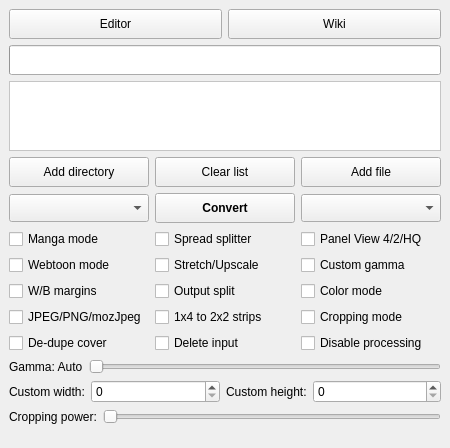
<?xml version="1.0" encoding="UTF-8"?>
<ui version="4.0">
 <class>mainWindow</class>
 <widget class="QMainWindow" name="mainWindow">
  <property name="geometry">
   <rect>
    <x>0</x>
    <y>0</y>
    <width>450</width>
    <height>400</height>
   </rect>
  </property>
  <property name="windowTitle">
   <string>Kindle Comic Converter</string>
  </property>
  <property name="windowIcon">
   <iconset resource="KCC.qrc">
    <normaloff>:/Icon/icons/comic2ebook.png</normaloff>:/Icon/icons/comic2ebook.png</iconset>
  </property>
  <widget class="QWidget" name="centralWidget">
   <layout class="QGridLayout" name="gridLayout">
    <property name="bottomMargin">
     <number>5</number>
    </property>
    <item row="5" column="0" colspan="2">
     <widget class="QWidget" name="optionWidget" native="true">
      <layout class="QGridLayout" name="gridLayout_2">
       <property name="leftMargin">
        <number>0</number>
       </property>
       <property name="topMargin">
        <number>0</number>
       </property>
       <property name="rightMargin">
        <number>0</number>
       </property>
       <property name="bottomMargin">
        <number>0</number>
       </property>
       <item row="0" column="2">
        <widget class="QCheckBox" name="qualityBox">
         <property name="toolTip">
          <string>&lt;html&gt;&lt;head/&gt;&lt;body&gt;&lt;p style='white-space:pre'&gt;&lt;span style=&quot; font-weight:600; text-decoration: underline;&quot;&gt;Unchecked - 4 panels&lt;br/&gt;&lt;/span&gt;Zoom each corner separately.&lt;/p&gt;&lt;p style='white-space:pre'&gt;&lt;span style=&quot; font-weight:600; text-decoration: underline;&quot;&gt;Indeterminate - 2 panels&lt;br/&gt;&lt;/span&gt;Zoom only the top and bottom of the page.&lt;/p&gt;&lt;p&gt;&lt;span style=&quot; font-weight:600; text-decoration: underline;&quot;&gt;Checked - 4 high-quality panels&lt;br/&gt;&lt;/span&gt;Zoom each corner separately. Try to increase the quality of magnification. Check wiki for more details.&lt;/p&gt;&lt;/body&gt;&lt;/html&gt;</string>
         </property>
         <property name="text">
          <string>Panel View 4/2/HQ</string>
         </property>
         <property name="tristate">
          <bool>true</bool>
         </property>
        </widget>
       </item>
       <item row="4" column="1">
        <widget class="QCheckBox" name="deleteBox">
         <property name="toolTip">
          <string>Delete input file(s) or directory. It's not recoverable!</string>
         </property>
         <property name="text">
          <string>Delete input</string>
         </property>
        </widget>
       </item>
       <item row="3" column="1">
        <widget class="QCheckBox" name="maximizeStrips">
         <property name="toolTip">
          <string>&lt;html&gt;&lt;head/&gt;&lt;body&gt;&lt;p&gt;&lt;span style=&quot; font-weight:600; text-decoration: underline;&quot;&gt;Unchecked - 1x4&lt;br/&gt;&lt;/span&gt;Keep format 1x4 panels strips.&lt;/p&gt;&lt;p&gt;&lt;span style=&quot; font-weight:600; text-decoration: underline;&quot;&gt;Checked - 2x2&lt;br/&gt;&lt;/span&gt;Turn 1x4 strips to 2x2 to maximize screen usage.&lt;/p&gt;&lt;/body&gt;&lt;/html&gt;</string>
         </property>
         <property name="text">
          <string>1x4 to 2x2 strips</string>
         </property>
        </widget>
       </item>
       <item row="1" column="2">
        <widget class="QCheckBox" name="gammaBox">
         <property name="toolTip">
          <string>&lt;html&gt;&lt;head/&gt;&lt;body&gt;&lt;p style='white-space:pre'&gt;Disable automatic gamma correction.&lt;/p&gt;&lt;/body&gt;&lt;/html&gt;</string>
         </property>
         <property name="text">
          <string>Custom gamma</string>
         </property>
        </widget>
       </item>
       <item row="2" column="0">
        <widget class="QCheckBox" name="borderBox">
         <property name="toolTip">
          <string>&lt;html&gt;&lt;head/&gt;&lt;body&gt;&lt;p&gt;&lt;span style=&quot; font-weight:600; text-decoration: underline;&quot;&gt;Unchecked - Autodetection&lt;br/&gt;&lt;/span&gt;The color of margins fill will be detected automatically.&lt;/p&gt;&lt;p&gt;&lt;span style=&quot; font-weight:600; text-decoration: underline;&quot;&gt;Indeterminate - White&lt;br/&gt;&lt;/span&gt;Margins will be filled with white color.&lt;/p&gt;&lt;p&gt;&lt;span style=&quot; font-weight:600; text-decoration: underline;&quot;&gt;Checked - Black&lt;br/&gt;&lt;/span&gt;Margins will be filled with black color.&lt;/p&gt;&lt;/body&gt;&lt;/html&gt;</string>
         </property>
         <property name="text">
          <string>W/B margins</string>
         </property>
         <property name="tristate">
          <bool>true</bool>
         </property>
        </widget>
       </item>
       <item row="1" column="0">
        <widget class="QCheckBox" name="webtoonBox">
         <property name="toolTip">
          <string>&lt;html&gt;&lt;head/&gt;&lt;body&gt;&lt;p style='white-space:pre'&gt;Enable special parsing mode for Korean Webtoons.&lt;/p&gt;&lt;/body&gt;&lt;/html&gt;</string>
         </property>
         <property name="text">
          <string>Webtoon mode</string>
         </property>
        </widget>
       </item>
       <item row="1" column="1">
        <widget class="QCheckBox" name="upscaleBox">
         <property name="toolTip">
          <string>&lt;html&gt;&lt;head/&gt;&lt;body&gt;&lt;p&gt;&lt;span style=&quot; font-weight:600; text-decoration: underline;&quot;&gt;Unchecked - Nothing&lt;br/&gt;&lt;/span&gt;Images smaller than device resolution will not be resized.&lt;/p&gt;&lt;p&gt;&lt;span style=&quot; font-weight:600; text-decoration: underline;&quot;&gt;Indeterminate - Stretching&lt;br/&gt;&lt;/span&gt;Images smaller than device resolution will be resized. Aspect ratio will be not preserved.&lt;/p&gt;&lt;p&gt;&lt;span style=&quot; font-weight:600; text-decoration: underline;&quot;&gt;Checked - Upscaling&lt;br/&gt;&lt;/span&gt;Images smaller than device resolution will be resized. Aspect ratio will be preserved.&lt;/p&gt;&lt;/body&gt;&lt;/html&gt;</string>
         </property>
         <property name="text">
          <string>Stretch/Upscale</string>
         </property>
         <property name="tristate">
          <bool>true</bool>
         </property>
        </widget>
       </item>
       <item row="0" column="0">
        <widget class="QCheckBox" name="mangaBox">
         <property name="toolTip">
          <string>&lt;html&gt;&lt;head/&gt;&lt;body&gt;&lt;p style='white-space:pre'&gt;Enable right-to-left reading.&lt;/p&gt;&lt;/body&gt;&lt;/html&gt;</string>
         </property>
         <property name="text">
          <string>Manga mode</string>
         </property>
        </widget>
       </item>
       <item row="0" column="1">
        <widget class="QCheckBox" name="rotateBox">
         <property name="toolTip">
          <string>&lt;html&gt;&lt;head/&gt;&lt;body&gt;&lt;p&gt;&lt;span style=&quot; font-weight:600; text-decoration: underline;&quot;&gt;Unchecked - Split&lt;br/&gt;&lt;/span&gt;Double page spreads will be cut into two separate pages.&lt;/p&gt;&lt;p&gt;&lt;span style=&quot; font-weight:600; text-decoration: underline;&quot;&gt;Indeterminate - Rotate and split&lt;br/&gt;&lt;/span&gt;Double page spreads will be displayed twice. First rotated and then split. &lt;/p&gt;&lt;p&gt;&lt;span style=&quot; font-weight:600; text-decoration: underline;&quot;&gt;Checked - Rotate&lt;br/&gt;&lt;/span&gt;Double page spreads will be rotated.&lt;/p&gt;&lt;/body&gt;&lt;/html&gt;</string>
         </property>
         <property name="text">
          <string>Spread splitter</string>
         </property>
         <property name="tristate">
          <bool>true</bool>
         </property>
        </widget>
       </item>
       <item row="3" column="2">
        <widget class="QCheckBox" name="croppingBox">
         <property name="toolTip">
          <string>&lt;html&gt;&lt;head/&gt;&lt;body&gt;&lt;p&gt;&lt;span style=&quot; font-weight:600; text-decoration: underline;&quot;&gt;Unchecked - Disabled&lt;/span&gt;&lt;/p&gt;&lt;p&gt;Disabled&lt;/p&gt;&lt;p&gt;&lt;span style=&quot; font-weight:600; text-decoration: underline;&quot;&gt;Indeterminate - Margins&lt;br/&gt;&lt;/span&gt;Margins&lt;/p&gt;&lt;p&gt;&lt;span style=&quot; font-weight:600; text-decoration: underline;&quot;&gt;Checked - Margins + page numbers&lt;br/&gt;&lt;/span&gt;Margins +page numbers&lt;/p&gt;&lt;/body&gt;&lt;/html&gt;</string>
         </property>
         <property name="text">
          <string>Cropping mode</string>
         </property>
         <property name="tristate">
          <bool>true</bool>
         </property>
        </widget>
       </item>
       <item row="2" column="1">
        <widget class="QCheckBox" name="outputSplit">
         <property name="toolTip">
          <string>&lt;html&gt;&lt;head/&gt;&lt;body&gt;&lt;p style='white-space:pre'&gt;&lt;span style=&quot; font-weight:600; text-decoration: underline;&quot;&gt;Unchecked - Automatic mode&lt;br/&gt;&lt;/span&gt;The output will be split automatically.&lt;/p&gt;&lt;p style='white-space:pre'&gt;&lt;span style=&quot; font-weight:600; text-decoration: underline;&quot;&gt;Checked - Volume mode&lt;br/&gt;&lt;/span&gt;Every subdirectory will be considered as a separate volume.&lt;/p&gt;&lt;/body&gt;&lt;/html&gt;</string>
         </property>
         <property name="text">
          <string>Output split</string>
         </property>
        </widget>
       </item>
       <item row="3" column="0">
        <widget class="QCheckBox" name="mozJpegBox">
         <property name="toolTip">
          <string>&lt;html&gt;&lt;head/&gt;&lt;body&gt;&lt;p&gt;&lt;span style=&quot; font-weight:600; text-decoration: underline;&quot;&gt;Unchecked - JPEG&lt;br/&gt;&lt;/span&gt;Use JPEG files&lt;/p&gt;&lt;p&gt;&lt;span style=&quot; font-weight:600; text-decoration: underline;&quot;&gt;Indeterminate - force PNG&lt;br/&gt;&lt;/span&gt;Create PNG files instead JPEG&lt;/p&gt;&lt;p&gt;&lt;span style=&quot; font-weight:600; text-decoration: underline;&quot;&gt;Checked - mozJpeg&lt;br/&gt;&lt;/span&gt;10-20% smaller JPEG file, with the same image quality, but processing time multiplied by 2&lt;/p&gt;&lt;/body&gt;&lt;/html&gt;</string>
         </property>
         <property name="text">
          <string>JPEG/PNG/mozJpeg</string>
         </property>
         <property name="tristate">
          <bool>true</bool>
         </property>
        </widget>
       </item>
       <item row="2" column="2">
        <widget class="QCheckBox" name="colorBox">
         <property name="toolTip">
          <string>&lt;html&gt;&lt;head/&gt;&lt;body&gt;&lt;p style='white-space:pre'&gt;Disable conversion to grayscale.&lt;/p&gt;&lt;/body&gt;&lt;/html&gt;</string>
         </property>
         <property name="text">
          <string>Color mode</string>
         </property>
        </widget>
       </item>
       <item row="4" column="2">
        <widget class="QCheckBox" name="disableProcessingBox">
         <property name="toolTip">
          <string>&lt;html&gt;&lt;head/&gt;&lt;body&gt;&lt;pre style=&quot;-qt-paragraph-type:empty; margin-top:12px; margin-bottom:12px; margin-left:0px; margin-right:0px; -qt-block-indent:0; text-indent:0px; font-family:'Menlo';&quot;&gt;&lt;br/&gt;&lt;/pre&gt;&lt;pre style=&quot; margin-top:12px; margin-bottom:12px; margin-left:0px; margin-right:0px; -qt-block-indent:0; text-indent:0px;&quot;&gt;&lt;span style=&quot; font-weight:600; text-decoration: underline;&quot;&gt;Unchecked&lt;br/&gt;&lt;/span&gt;Normal processing&lt;/pre&gt;&lt;p&gt;&lt;span style=&quot; font-weight:600; text-decoration: underline;&quot;&gt;Indeterminate - No chapter/volume processing&lt;br/&gt;&lt;/span&gt;Do not rename chapters and volumes except for numbering&lt;/p&gt;&lt;p&gt;&lt;span style=&quot; font-weight:600; text-decoration: underline;&quot;&gt;Checked - mozJpeg&lt;br/&gt;&lt;/span&gt;Do not process any image, ignore profile and processing options&lt;/p&gt;&lt;/body&gt;&lt;/html&gt;</string>
         </property>
         <property name="text">
          <string>Disable processing</string>
         </property>
         <property name="tristate">
          <bool>true</bool>
         </property>
        </widget>
       </item>
       <item row="4" column="0">
        <widget class="QCheckBox" name="dedupeCoverBox">
         <property name="toolTip">
          <string>&lt;html&gt;&lt;head/&gt;&lt;body&gt;&lt;p&gt;Don't duplicate the first page as the cover. Useful for 2 page spread alignment.&lt;/p&gt;&lt;/body&gt;&lt;/html&gt;</string>
         </property>
         <property name="text">
          <string>De-dupe cover</string>
         </property>
        </widget>
       </item>
      </layout>
     </widget>
    </item>
    <item row="6" column="0" colspan="2">
     <widget class="QWidget" name="gammaWidget" native="true">
      <property name="visible">
       <bool>false</bool>
      </property>
      <layout class="QHBoxLayout" name="horizontalLayout_2">
       <property name="leftMargin">
        <number>0</number>
       </property>
       <property name="topMargin">
        <number>0</number>
       </property>
       <property name="rightMargin">
        <number>0</number>
       </property>
       <property name="bottomMargin">
        <number>0</number>
       </property>
       <item>
        <widget class="QLabel" name="gammaLabel">
         <property name="text">
          <string>Gamma: Auto</string>
         </property>
        </widget>
       </item>
       <item>
        <widget class="QSlider" name="gammaSlider">
         <property name="maximum">
          <number>250</number>
         </property>
         <property name="singleStep">
          <number>5</number>
         </property>
         <property name="orientation">
          <enum>Qt::Horizontal</enum>
         </property>
        </widget>
       </item>
      </layout>
     </widget>
    </item>
    <item row="8" column="0" colspan="2">
     <widget class="QWidget" name="croppingWidget" native="true">
      <property name="visible">
       <bool>false</bool>
      </property>
      <layout class="QHBoxLayout" name="horizontalLayout_3">
       <property name="leftMargin">
        <number>0</number>
       </property>
       <property name="topMargin">
        <number>0</number>
       </property>
       <property name="rightMargin">
        <number>0</number>
       </property>
       <property name="bottomMargin">
        <number>0</number>
       </property>
       <item>
        <widget class="QLabel" name="croppingPowerLabel">
         <property name="text">
          <string>Cropping power:</string>
         </property>
        </widget>
       </item>
       <item>
        <widget class="QSlider" name="croppingPowerSlider">
         <property name="maximum">
          <number>200</number>
         </property>
         <property name="singleStep">
          <number>1</number>
         </property>
         <property name="orientation">
          <enum>Qt::Horizontal</enum>
         </property>
        </widget>
       </item>
      </layout>
     </widget>
    </item>
    <item row="3" column="0" colspan="2">
     <widget class="QWidget" name="buttonWidget" native="true">
      <property name="sizePolicy">
       <sizepolicy hsizetype="Preferred" vsizetype="Fixed">
        <horstretch>0</horstretch>
        <verstretch>0</verstretch>
       </sizepolicy>
      </property>
      <layout class="QGridLayout" name="gridLayout_4">
       <property name="leftMargin">
        <number>0</number>
       </property>
       <property name="topMargin">
        <number>0</number>
       </property>
       <property name="rightMargin">
        <number>0</number>
       </property>
       <property name="bottomMargin">
        <number>0</number>
       </property>
       <item row="0" column="0">
        <widget class="QPushButton" name="directoryButton">
         <property name="minimumSize">
          <size>
           <width>0</width>
           <height>30</height>
          </size>
         </property>
         <property name="toolTip">
          <string>&lt;html&gt;&lt;head/&gt;&lt;body&gt;&lt;p style='white-space:pre'&gt;Add directory containing JPG, PNG or GIF files to queue.&lt;br/&gt;&lt;span style=&quot; font-weight:600;&quot;&gt;CBR, CBZ and CB7 files inside will not be processed!&lt;/span&gt;&lt;/p&gt;&lt;/body&gt;&lt;/html&gt;</string>
         </property>
         <property name="text">
          <string>Add directory</string>
         </property>
         <property name="icon">
          <iconset resource="KCC.qrc">
           <normaloff>:/Other/icons/folder_new.png</normaloff>:/Other/icons/folder_new.png</iconset>
         </property>
        </widget>
       </item>
       <item row="0" column="3">
        <widget class="QPushButton" name="fileButton">
         <property name="minimumSize">
          <size>
           <width>0</width>
           <height>30</height>
          </size>
         </property>
         <property name="toolTip">
          <string>&lt;html&gt;&lt;head/&gt;&lt;body&gt;&lt;p style='white-space:pre'&gt;Add CBR, CBZ, CB7 or PDF file to queue.&lt;/p&gt;&lt;/body&gt;&lt;/html&gt;</string>
         </property>
         <property name="text">
          <string>Add file</string>
         </property>
         <property name="icon">
          <iconset resource="KCC.qrc">
           <normaloff>:/Other/icons/document_new.png</normaloff>:/Other/icons/document_new.png</iconset>
         </property>
        </widget>
       </item>
       <item row="1" column="0">
        <widget class="QComboBox" name="deviceBox">
         <property name="minimumSize">
          <size>
           <width>0</width>
           <height>28</height>
          </size>
         </property>
         <property name="toolTip">
          <string>&lt;html&gt;&lt;head/&gt;&lt;body&gt;&lt;p style='white-space:pre'&gt;Target device.&lt;/p&gt;&lt;/body&gt;&lt;/html&gt;</string>
         </property>
        </widget>
       </item>
       <item row="1" column="3">
        <widget class="QComboBox" name="formatBox">
         <property name="minimumSize">
          <size>
           <width>0</width>
           <height>28</height>
          </size>
         </property>
         <property name="toolTip">
          <string>&lt;html&gt;&lt;head/&gt;&lt;body&gt;&lt;p style='white-space:pre'&gt;Output format.&lt;/p&gt;&lt;/body&gt;&lt;/html&gt;</string>
         </property>
        </widget>
       </item>
       <item row="1" column="2">
        <widget class="QPushButton" name="convertButton">
         <property name="minimumSize">
          <size>
           <width>0</width>
           <height>30</height>
          </size>
         </property>
         <property name="font">
          <font>
           <bold>true</bold>
          </font>
         </property>
         <property name="toolTip">
          <string>&lt;html&gt;&lt;head/&gt;&lt;body&gt;&lt;p style='white-space:pre'&gt;Shift+Click to select the output directory.&lt;/p&gt;&lt;/body&gt;&lt;/html&gt;</string>
         </property>
         <property name="text">
          <string>Convert</string>
         </property>
         <property name="icon">
          <iconset resource="KCC.qrc">
           <normaloff>:/Other/icons/convert.png</normaloff>:/Other/icons/convert.png</iconset>
         </property>
        </widget>
       </item>
       <item row="0" column="2">
        <widget class="QPushButton" name="clearButton">
         <property name="minimumSize">
          <size>
           <width>0</width>
           <height>30</height>
          </size>
         </property>
         <property name="text">
          <string>Clear list</string>
         </property>
         <property name="icon">
          <iconset resource="KCC.qrc">
           <normaloff>:/Other/icons/clear.png</normaloff>:/Other/icons/clear.png</iconset>
         </property>
        </widget>
       </item>
      </layout>
      <zorder>directoryButton</zorder>
      <zorder>clearButton</zorder>
      <zorder>fileButton</zorder>
      <zorder>deviceBox</zorder>
      <zorder>convertButton</zorder>
      <zorder>formatBox</zorder>
     </widget>
    </item>
    <item row="0" column="0" colspan="2">
     <widget class="QWidget" name="toolWidget" native="true">
      <layout class="QHBoxLayout" name="horizontalLayout">
       <property name="leftMargin">
        <number>0</number>
       </property>
       <property name="topMargin">
        <number>0</number>
       </property>
       <property name="rightMargin">
        <number>0</number>
       </property>
       <property name="bottomMargin">
        <number>0</number>
       </property>
       <item>
        <widget class="QPushButton" name="editorButton">
         <property name="minimumSize">
          <size>
           <width>0</width>
           <height>30</height>
          </size>
         </property>
         <property name="toolTip">
          <string>&lt;html&gt;&lt;head/&gt;&lt;body&gt;&lt;p style='white-space:pre'&gt;Shift+Click to edit directory.&lt;/p&gt;&lt;/body&gt;&lt;/html&gt;</string>
         </property>
         <property name="text">
          <string>Editor</string>
         </property>
         <property name="icon">
          <iconset resource="KCC.qrc">
           <normaloff>:/Other/icons/editor.png</normaloff>:/Other/icons/editor.png</iconset>
         </property>
        </widget>
       </item>
       <item>
        <widget class="QPushButton" name="wikiButton">
         <property name="minimumSize">
          <size>
           <width>0</width>
           <height>30</height>
          </size>
         </property>
         <property name="text">
          <string>Wiki</string>
         </property>
         <property name="icon">
          <iconset resource="KCC.qrc">
           <normaloff>:/Other/icons/wiki.png</normaloff>:/Other/icons/wiki.png</iconset>
         </property>
        </widget>
       </item>
      </layout>
     </widget>
    </item>
    <item row="2" column="0" colspan="2">
     <widget class="QListWidget" name="jobList">
      <property name="styleSheet">
       <string notr="true">QListWidget#jobList {background:#ffffff;background-image:url(:/Other/icons/list_background.png);background-position:center center;background-repeat:no-repeat;color:rgb(0,0,0);}</string>
      </property>
      <property name="selectionMode">
       <enum>QAbstractItemView::NoSelection</enum>
      </property>
      <property name="verticalScrollMode">
       <enum>QAbstractItemView::ScrollPerPixel</enum>
      </property>
      <property name="horizontalScrollMode">
       <enum>QAbstractItemView::ScrollPerPixel</enum>
      </property>
     </widget>
    </item>
    <item row="1" column="0" colspan="2">
     <widget class="QProgressBar" name="progressBar">
      <property name="minimumSize">
       <size>
        <width>0</width>
        <height>30</height>
       </size>
      </property>
      <property name="font">
       <font>
        <bold>true</bold>
       </font>
      </property>
      <property name="visible">
       <bool>false</bool>
      </property>
      <property name="alignment">
       <set>Qt::AlignJustify|Qt::AlignVCenter</set>
      </property>
     </widget>
    </item>
    <item row="7" column="0" colspan="2">
     <widget class="QWidget" name="customWidget" native="true">
      <property name="visible">
       <bool>false</bool>
      </property>
      <layout class="QGridLayout" name="gridLayout_3">
       <property name="leftMargin">
        <number>0</number>
       </property>
       <property name="topMargin">
        <number>0</number>
       </property>
       <property name="rightMargin">
        <number>0</number>
       </property>
       <property name="bottomMargin">
        <number>0</number>
       </property>
       <item row="0" column="2">
        <widget class="QLabel" name="hLabel">
         <property name="sizePolicy">
          <sizepolicy hsizetype="Fixed" vsizetype="Preferred">
           <horstretch>0</horstretch>
           <verstretch>0</verstretch>
          </sizepolicy>
         </property>
         <property name="toolTip">
          <string>&lt;html&gt;&lt;head/&gt;&lt;body&gt;&lt;p style='white-space:pre'&gt;Resolution of the target device.&lt;/p&gt;&lt;/body&gt;&lt;/html&gt;</string>
         </property>
         <property name="text">
          <string>Custom height:</string>
         </property>
        </widget>
       </item>
       <item row="0" column="1">
        <widget class="QSpinBox" name="widthBox">
         <property name="toolTip">
          <string>&lt;html&gt;&lt;head/&gt;&lt;body&gt;&lt;p style='white-space:pre'&gt;Resolution of the target device.&lt;/p&gt;&lt;/body&gt;&lt;/html&gt;</string>
         </property>
         <property name="maximum">
          <number>2160</number>
         </property>
        </widget>
       </item>
       <item row="0" column="0">
        <widget class="QLabel" name="wLabel">
         <property name="sizePolicy">
          <sizepolicy hsizetype="Fixed" vsizetype="Preferred">
           <horstretch>0</horstretch>
           <verstretch>0</verstretch>
          </sizepolicy>
         </property>
         <property name="toolTip">
          <string>&lt;html&gt;&lt;head/&gt;&lt;body&gt;&lt;p style='white-space:pre'&gt;Resolution of the target device.&lt;/p&gt;&lt;/body&gt;&lt;/html&gt;</string>
         </property>
         <property name="text">
          <string>Custom width:</string>
         </property>
        </widget>
       </item>
       <item row="0" column="3">
        <widget class="QSpinBox" name="heightBox">
         <property name="toolTip">
          <string>&lt;html&gt;&lt;head/&gt;&lt;body&gt;&lt;p style='white-space:pre'&gt;Resolution of the target device.&lt;/p&gt;&lt;/body&gt;&lt;/html&gt;</string>
         </property>
         <property name="maximum">
          <number>3840</number>
         </property>
        </widget>
       </item>
      </layout>
     </widget>
    </item>
   </layout>
  </widget>
  <widget class="QStatusBar" name="statusBar">
   <property name="sizeGripEnabled">
    <bool>false</bool>
   </property>
  </widget>
 </widget>
 <tabstops>
  <tabstop>convertButton</tabstop>
  <tabstop>clearButton</tabstop>
  <tabstop>directoryButton</tabstop>
  <tabstop>fileButton</tabstop>
  <tabstop>deviceBox</tabstop>
  <tabstop>formatBox</tabstop>
  <tabstop>mangaBox</tabstop>
  <tabstop>rotateBox</tabstop>
  <tabstop>qualityBox</tabstop>
  <tabstop>webtoonBox</tabstop>
  <tabstop>upscaleBox</tabstop>
  <tabstop>gammaBox</tabstop>
  <tabstop>borderBox</tabstop>
  <tabstop>outputSplit</tabstop>
  <tabstop>colorBox</tabstop>
  <tabstop>croppingBox</tabstop>
  <tabstop>mozJpegBox</tabstop>
  <tabstop>maximizeStrips</tabstop>
  <tabstop>deleteBox</tabstop>
  <tabstop>disableProcessingBox</tabstop>
  <tabstop>editorButton</tabstop>
  <tabstop>wikiButton</tabstop>
  <tabstop>jobList</tabstop>
  <tabstop>gammaSlider</tabstop>
  <tabstop>widthBox</tabstop>
  <tabstop>heightBox</tabstop>
  <tabstop>croppingPowerSlider</tabstop>
 </tabstops>
 <resources>
  <include location="KCC.qrc"/>
 </resources>
 <connections/>
</ui>
